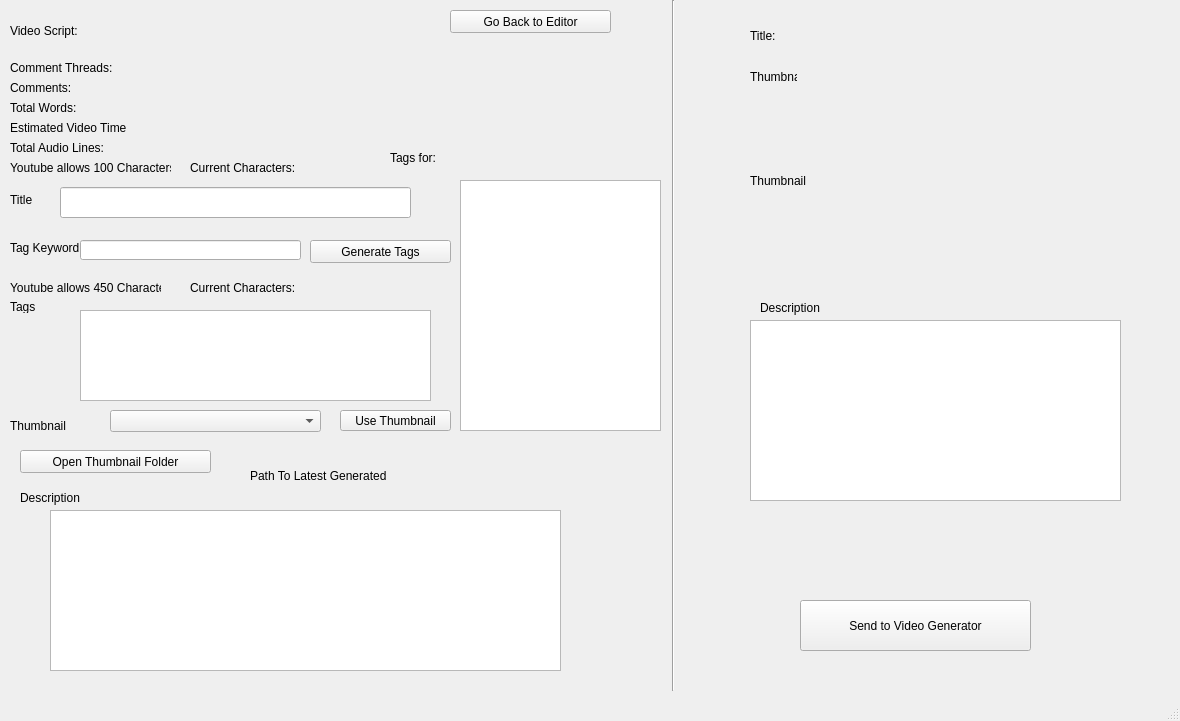
<?xml version="1.0" encoding="UTF-8"?>
<ui version="4.0">
 <class>MainWindow</class>
 <widget class="QMainWindow" name="MainWindow">
  <property name="geometry">
   <rect>
    <x>0</x>
    <y>0</y>
    <width>1180</width>
    <height>721</height>
   </rect>
  </property>
  <property name="windowTitle">
   <string>MainWindow</string>
  </property>
  <widget class="QWidget" name="centralwidget">
   <widget class="QTextBrowser" name="descriptionDisplay">
    <property name="geometry">
     <rect>
      <x>750</x>
      <y>320</y>
      <width>371</width>
      <height>181</height>
     </rect>
    </property>
   </widget>
   <widget class="QPushButton" name="genVid">
    <property name="geometry">
     <rect>
      <x>800</x>
      <y>600</y>
      <width>231</width>
      <height>51</height>
     </rect>
    </property>
    <property name="text">
     <string>Send to Video Generator</string>
    </property>
   </widget>
   <widget class="QLabel" name="title_final">
    <property name="geometry">
     <rect>
      <x>750</x>
      <y>10</y>
      <width>411</width>
      <height>51</height>
     </rect>
    </property>
    <property name="text">
     <string>Title:</string>
    </property>
    <property name="wordWrap">
     <bool>true</bool>
    </property>
   </widget>
   <widget class="QLabel" name="label">
    <property name="geometry">
     <rect>
      <x>750</x>
      <y>70</y>
      <width>47</width>
      <height>13</height>
     </rect>
    </property>
    <property name="text">
     <string>Thumbnail</string>
    </property>
   </widget>
   <widget class="QLabel" name="label_2">
    <property name="geometry">
     <rect>
      <x>760</x>
      <y>300</y>
      <width>61</width>
      <height>16</height>
     </rect>
    </property>
    <property name="text">
     <string>Description</string>
    </property>
   </widget>
   <widget class="QLineEdit" name="editTitle">
    <property name="geometry">
     <rect>
      <x>60</x>
      <y>187</y>
      <width>351</width>
      <height>31</height>
     </rect>
    </property>
   </widget>
   <widget class="QLabel" name="label_8">
    <property name="geometry">
     <rect>
      <x>10</x>
      <y>190</y>
      <width>47</width>
      <height>20</height>
     </rect>
    </property>
    <property name="text">
     <string>Title</string>
    </property>
   </widget>
   <widget class="Line" name="line">
    <property name="geometry">
     <rect>
      <x>663</x>
      <y>0</y>
      <width>20</width>
      <height>691</height>
     </rect>
    </property>
    <property name="orientation">
     <enum>Qt::Vertical</enum>
    </property>
   </widget>
   <widget class="QLabel" name="label_3">
    <property name="geometry">
     <rect>
      <x>10</x>
      <y>300</y>
      <width>47</width>
      <height>13</height>
     </rect>
    </property>
    <property name="text">
     <string>Tags</string>
    </property>
   </widget>
   <widget class="QPushButton" name="generateTags">
    <property name="geometry">
     <rect>
      <x>310</x>
      <y>240</y>
      <width>141</width>
      <height>23</height>
     </rect>
    </property>
    <property name="text">
     <string>Generate Tags</string>
    </property>
   </widget>
   <widget class="QLineEdit" name="tagkeyword">
    <property name="geometry">
     <rect>
      <x>80</x>
      <y>240</y>
      <width>221</width>
      <height>20</height>
     </rect>
    </property>
   </widget>
   <widget class="QLabel" name="label_9">
    <property name="geometry">
     <rect>
      <x>10</x>
      <y>240</y>
      <width>71</width>
      <height>16</height>
     </rect>
    </property>
    <property name="text">
     <string>Tag Keyword</string>
    </property>
   </widget>
   <widget class="QLabel" name="label_10">
    <property name="geometry">
     <rect>
      <x>20</x>
      <y>490</y>
      <width>91</width>
      <height>16</height>
     </rect>
    </property>
    <property name="text">
     <string>Description</string>
    </property>
   </widget>
   <widget class="QLabel" name="videoQuestion">
    <property name="geometry">
     <rect>
      <x>10</x>
      <y>0</y>
      <width>431</width>
      <height>61</height>
     </rect>
    </property>
    <property name="text">
     <string>Video Script:</string>
    </property>
    <property name="wordWrap">
     <bool>true</bool>
    </property>
   </widget>
   <widget class="QTextBrowser" name="tagDisplay">
    <property name="geometry">
     <rect>
      <x>460</x>
      <y>180</y>
      <width>201</width>
      <height>251</height>
     </rect>
    </property>
   </widget>
   <widget class="QLabel" name="tagsLabel">
    <property name="geometry">
     <rect>
      <x>390</x>
      <y>150</y>
      <width>291</width>
      <height>16</height>
     </rect>
    </property>
    <property name="text">
     <string>Tags for:</string>
    </property>
   </widget>
   <widget class="QTextEdit" name="descriptionEdit">
    <property name="geometry">
     <rect>
      <x>50</x>
      <y>510</y>
      <width>511</width>
      <height>161</height>
     </rect>
    </property>
   </widget>
   <widget class="QLabel" name="totalwords">
    <property name="geometry">
     <rect>
      <x>10</x>
      <y>100</y>
      <width>191</width>
      <height>16</height>
     </rect>
    </property>
    <property name="text">
     <string>Total Words:</string>
    </property>
   </widget>
   <widget class="QLabel" name="estvidtime">
    <property name="geometry">
     <rect>
      <x>10</x>
      <y>120</y>
      <width>191</width>
      <height>16</height>
     </rect>
    </property>
    <property name="text">
     <string>Estimated Video Time</string>
    </property>
   </widget>
   <widget class="QLabel" name="commentthreads">
    <property name="geometry">
     <rect>
      <x>10</x>
      <y>60</y>
      <width>191</width>
      <height>16</height>
     </rect>
    </property>
    <property name="text">
     <string>Comment Threads:</string>
    </property>
   </widget>
   <widget class="QLabel" name="commentamount">
    <property name="geometry">
     <rect>
      <x>10</x>
      <y>80</y>
      <width>191</width>
      <height>16</height>
     </rect>
    </property>
    <property name="text">
     <string>Comments:</string>
    </property>
   </widget>
   <widget class="QLabel" name="totalaudiolines">
    <property name="geometry">
     <rect>
      <x>10</x>
      <y>140</y>
      <width>191</width>
      <height>16</height>
     </rect>
    </property>
    <property name="text">
     <string>Total Audio Lines:</string>
    </property>
   </widget>
   <widget class="QPushButton" name="openeditor">
    <property name="geometry">
     <rect>
      <x>450</x>
      <y>10</y>
      <width>161</width>
      <height>23</height>
     </rect>
    </property>
    <property name="text">
     <string>Go Back to Editor</string>
    </property>
   </widget>
   <widget class="QComboBox" name="thumbnailselect">
    <property name="geometry">
     <rect>
      <x>110</x>
      <y>410</y>
      <width>211</width>
      <height>22</height>
     </rect>
    </property>
   </widget>
   <widget class="QPushButton" name="usethumbnail">
    <property name="geometry">
     <rect>
      <x>340</x>
      <y>410</y>
      <width>111</width>
      <height>21</height>
     </rect>
    </property>
    <property name="text">
     <string>Use Thumbnail</string>
    </property>
   </widget>
   <widget class="QLabel" name="label_4">
    <property name="geometry">
     <rect>
      <x>10</x>
      <y>410</y>
      <width>91</width>
      <height>31</height>
     </rect>
    </property>
    <property name="text">
     <string>Thumbnail</string>
    </property>
   </widget>
   <widget class="QLabel" name="thumbnailarea">
    <property name="geometry">
     <rect>
      <x>750</x>
      <y>90</y>
      <width>371</width>
      <height>181</height>
     </rect>
    </property>
    <property name="text">
     <string>Thumbnail</string>
    </property>
   </widget>
   <widget class="QLabel" name="thumbnailfolderpath">
    <property name="geometry">
     <rect>
      <x>250</x>
      <y>450</y>
      <width>471</width>
      <height>51</height>
     </rect>
    </property>
    <property name="text">
     <string>Path To Latest Generated</string>
    </property>
    <property name="wordWrap">
     <bool>true</bool>
    </property>
   </widget>
   <widget class="QPushButton" name="openthumbnailfolder">
    <property name="geometry">
     <rect>
      <x>20</x>
      <y>450</y>
      <width>191</width>
      <height>23</height>
     </rect>
    </property>
    <property name="text">
     <string>Open Thumbnail Folder</string>
    </property>
   </widget>
   <widget class="QTextEdit" name="tags">
    <property name="geometry">
     <rect>
      <x>80</x>
      <y>310</y>
      <width>351</width>
      <height>91</height>
     </rect>
    </property>
   </widget>
   <widget class="QLabel" name="label_5">
    <property name="geometry">
     <rect>
      <x>10</x>
      <y>280</y>
      <width>151</width>
      <height>16</height>
     </rect>
    </property>
    <property name="text">
     <string>Youtube allows 450 Characters</string>
    </property>
   </widget>
   <widget class="QLabel" name="charCount">
    <property name="geometry">
     <rect>
      <x>190</x>
      <y>280</y>
      <width>201</width>
      <height>16</height>
     </rect>
    </property>
    <property name="text">
     <string>Current Characters: </string>
    </property>
   </widget>
   <widget class="QLabel" name="label_6">
    <property name="geometry">
     <rect>
      <x>10</x>
      <y>160</y>
      <width>161</width>
      <height>16</height>
     </rect>
    </property>
    <property name="text">
     <string>Youtube allows 100 Characters</string>
    </property>
   </widget>
   <widget class="QLabel" name="charCounttitle">
    <property name="geometry">
     <rect>
      <x>190</x>
      <y>160</y>
      <width>181</width>
      <height>16</height>
     </rect>
    </property>
    <property name="text">
     <string>Current Characters:</string>
    </property>
   </widget>
  </widget>
  <widget class="QMenuBar" name="menubar">
   <property name="geometry">
    <rect>
     <x>0</x>
     <y>0</y>
     <width>1180</width>
     <height>21</height>
    </rect>
   </property>
  </widget>
  <widget class="QStatusBar" name="statusbar"/>
 </widget>
 <resources/>
 <connections/>
</ui>
